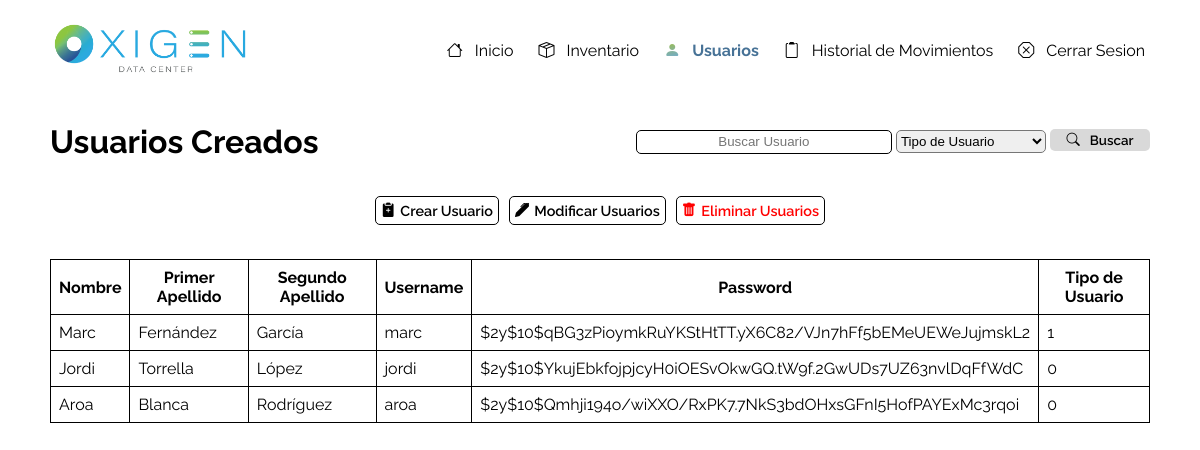
The app's page /templates/admin/crear_usuarios.php (signed in) with its own data.
### tables this page shows
CREATE TABLE `usuarios` (
  `id_Usuario` int(11) NOT NULL,
  `nombre` varchar(50) NOT NULL,
  `primer_apellido` varchar(100) NOT NULL,
  `segundo_apellido` varchar(100) NOT NULL,
  `username` varchar(50) NOT NULL,
  `password` varchar(100) NOT NULL,
  `tipo_usuario` int(1) NOT NULL
);

### templates/admin/crear_usuarios.php (the view, shortened to what this page needs)
<?php
    require_once("../../conexion_bd/conexion.php");
    $sql = "SELECT * FROM usuarios";
    $result = mysqli_query($conn, $sql);
    $sqlModificarUsuario = "SELECT * FROM usuarios";
    $resultModificar = mysqli_query($conn, $sqlModificarUsuario);
?>
<!DOCTYPE html>
<html lang="en">
<head>
    <link href='https://unpkg.com/boxicons@2.1.4/css/boxicons.min.css' rel='stylesheet'>
    <link rel="stylesheet" href="https://cdn.jsdelivr.net/npm/bootstrap-icons@1.11.3/font/bootstrap-icons.min.css">    <link href='https://unpkg.com/boxicons@2.1.4/css/boxicons.min.css' rel='stylesheet'>
</head>
<body>
    <header>
        <div class="logo">
            <a href="./inventario_admin.html"><img src="../../img/logo-oxigen.png" alt=""></a>
        </div>
        <nav>
            <ul>
            <li><i class='bi bi-house-fill' style='display: none;'></i><i class='bi bi-house'></i><a href='./inventario_admin.php'>Inicio</a></li>
                <li><i class="bi bi-box-seam-fill" style="display: none;"></i><i class="bi bi-box-seam"><a href="./anadir_articulo.php"></i>Inventario</a></li>
                <li><i class="bi bi-person-fill" style="display: none;"></i><i class="bi bi-person"></i><a href="./crear_usuarios.php" class="usuario_a">Usuarios</a></li>
                <li><i class="bi bi-clipboard2-fill" style="display: none;"></i><i class="bi bi-clipboard2"></i><a href="../ver_movimientos.php">Historial de Movimientos</a></li>
                <li><i class="bi bi-x-octagon-fill" style="display: none;"></i><i class="bi bi-x-octagon"></i><a href="../../conexion_bd/cerrar_sesion.php">Cerrar Sesion</a></li>
            </ul>
        </nav>
    </header>
    <div id="cuerpo">
        <div class="container">
                <div class="buscador">
                    <h1>Usuarios Creados</h1>
                    <div class="filtrar">
                        <form action="" method="post">
                            <input type="text" name="barra-buscar" id="barra-buscar" placeholder="Buscar Usuario">
                            <select name="buscar-tipo-user" id="buscar-tipo-user">
                                <option value="">Tipo de Usuario</option>
                            </select>
                            <button type="submit" name="boton-buscar" id="boton-buscar"><i class="bi bi-search">Buscar</i></button>
                        </form>
                    </div>
                </div>
            <form class="funciones-usuarios" action="" method="post">
                <div class="botones-acciones">
                    <div id="crear-usuario">
                        <i class="bi bi-clipboard2-plus-fill">Crear Usuario</i>
                    </div>
                    <div id="modificar-usuario">
                    <i class="bi bi-pen-fill">Modificar Usuarios</i>
                    </div>
                    <div id="eliminar-usuario">
                        <i class="bi bi-trash-fill">Eliminar Usuarios</i>
                    </div>
                </div>
            </form>
            <br>
            <div class="ver-usuarios">
                <table>
                    <thead>
                        <tr>
                            <th>Nombre</th>
                            <th>Primer Apellido</th>
                            <th>Segundo Apellido</th>
                            <th>Username</th>
                            <th>Password</th>
                            <th>Tipo de Usuario</th>
                        </tr>
                    </thead>
                    <tbody>
                        <?php
                            if($result->num_rows > 0){
                                while($row = $result->fetch_assoc()){
                                    echo "<tr>";
                                    echo "<td>" . $row["nombre"] . "</td>";
                                    echo "<td>" . $row["primer_apellido"] . "</td>";
                                    echo "<td>" . $row["segundo_apellido"] . "</td>";
                                    echo "<td>" . $row["username"] . "</td>";
                                    echo "<td>" . $row["password"] . "</td>";
                                    echo "<td>" . $row["tipo_usuario"] . "</td>";
                                    echo "</tr>";
                                }
                            } else {
                                $mensaje_alert = "No se encontro ningun usuario con ese nombre.";
                                $mensaje = "No hay usuarios con ese nombre.";
                                echo "<script>alert('$mensaje_alert');</script>";
                                echo "<td style='text-align: center' colspan='11'>". $mensaje ."</td>";
                            }
                        ?>
                    </tbody>
                </table>
            </div>
        </div>
    </div>
</body>
</html>

### templates/admin/crear_usuarios.php (style rules this page uses)
html,body { margin: 0; padding: 0; font-family: "Raleway", sans-serif; }
header { display: flex; justify-content: space-between; align-items: center; width: 1100px; margin: auto; margin-top: 20px; }
nav ul { display: flex; gap: 20px; }
nav ul li { list-style: none; overflow: hidden; display: flex; justify-content: center; align-items: center; gap: 7px; }
nav ul li a { text-decoration: none; color: black; display: flex; justify-content: center; align-items: center; gap: 10px; padding-left: 5px; padding-right: 5px; }
nav ul li .bi-person-fill { display: block !important; background: linear-gradient(167deg, rgba(162,192,55,1) 0%, rgba(134,179,152,1) 50%, rgba(104,168,222,1) 100%); -webkit-background-clip: text; -webkit-text-fill-color: transparent; display: inline-block; }
nav ul li .usuario_a { font-weight: bold !important; color: #477296; }
.logo img { width: 200px; }
#cuerpo { width: 1100px; margin: auto; margin-top: 20px; }
.funciones-usuarios { display: flex; justify-content: center; margin-top: 15px; margin-bottom: 15px; }
.botones-acciones { display: flex; gap: 10px; }
.buscador { display: flex; justify-content: space-between; align-items: center; }
.filtrar button i { display: flex; justify-content: center; align-items: center; gap: 10px; font-style: normal; }
#barra-buscar { width: 250px; text-align: center; border: 1px solid black; border-radius: 5px; font-weight: 400; height: 20px; }
#boton-buscar { font-family: "Raleway", sans-serif; width: 100px; color: var(--negro); border-radius: 5px; border: 1px solid var(--negro); cursor: pointer; background-color: #d9d9d9; font-weight: 600; height: 22px; }
#buscar-tipo-user { width: 150px; height: 23px; border-radius: 5px; }
.ver-usuarios { width: 1100px; margin-top: ; }
.ver-usuarios table { width: 100%; border-collapse: collapse; }
.ver-usuarios table th, td { border: 1px solid black; padding: 8px; }
#eliminar-usuario, #crear-usuario, #modificar-usuario { display: flex; justify-content: center; align-items: center; padding: 5px; text-align: center; border: 1px solid black; border-radius: 5px; font-weight: 600; cursor: pointer; }
#eliminar-usuario { color: red; }
#eliminar-usuario i, #crear-usuario i, #modificar-usuario i { display: flex; justify-content: center; align-items: center; gap: 5px; font-size: 0.9em; font-style: normal; font-family: "Raleway", sans-serif; }

### records on screen
usuarios: nombre "Marc", primer_apellido "Fernández", segundo_apellido "García", username "marc", password "$2y$10$qBG3zPioymkRuYKStHtTT.yX6C82/VJn7hFf5bEMeUEWeJujmskL2", tipo_usuario "1"
usuarios: nombre "Jordi", primer_apellido "Torrella", segundo_apellido "López", username "jordi", password "$2y$10$YkujEbkfojpjcyH0iOESvOkwGQ.tW9f.2GwUDs7UZ63nvlDqFfWdC", tipo_usuario "0"
usuarios: nombre "Aroa", primer_apellido "Blanca", segundo_apellido "Rodríguez", username "aroa", password "$2y$10$Qmhji194o/wiXXO/RxPK7.7NkS3bdOHxsGFnI5HofPAYExMc3rqoi", tipo_usuario "0"
